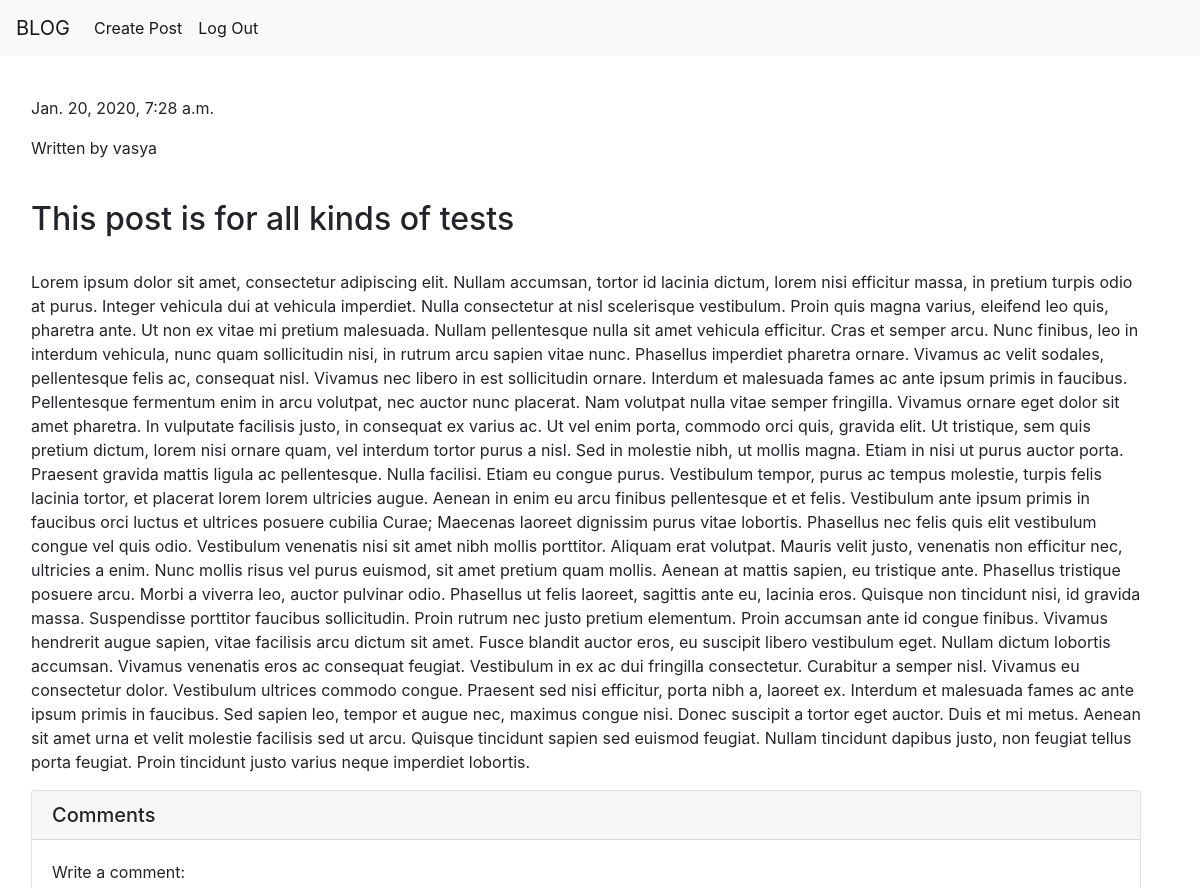
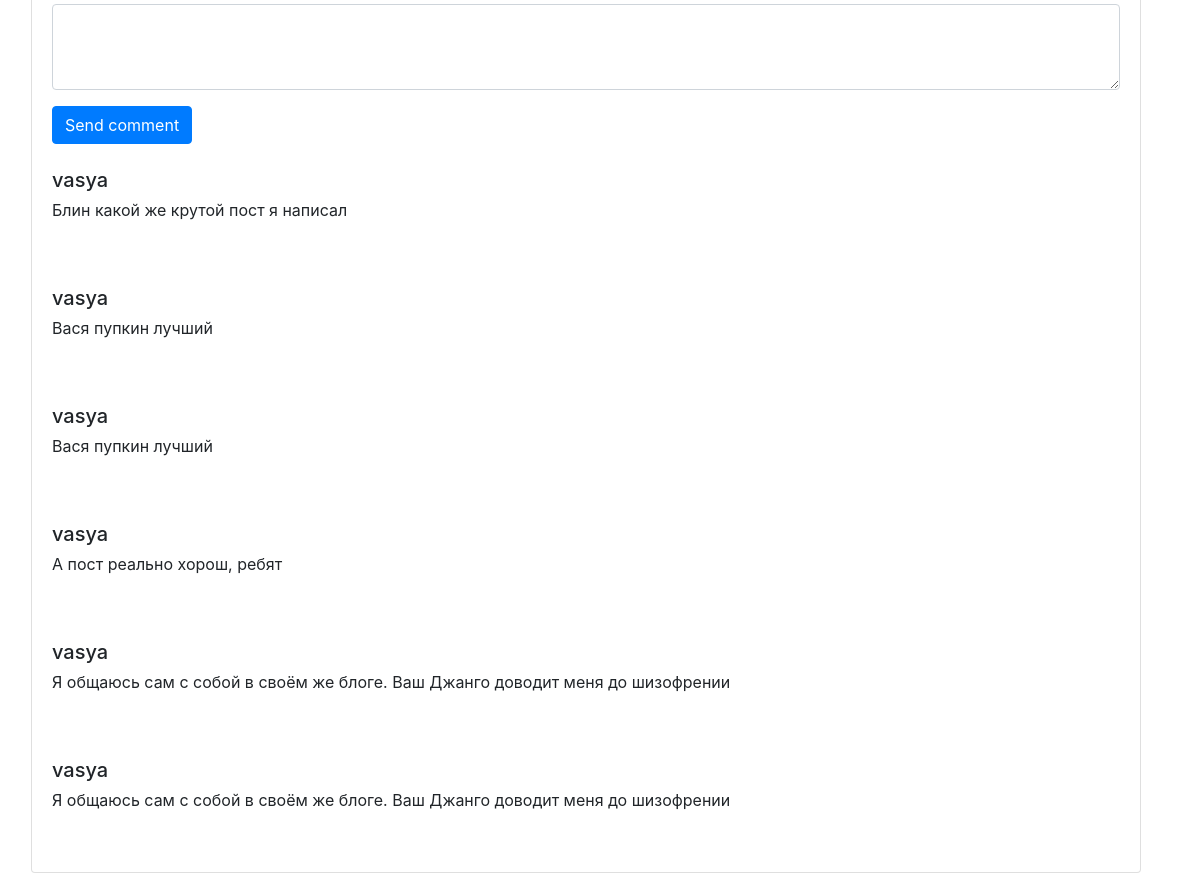
The app's page /post/1 (signed in) with its own data (2 pictures, top to bottom).
### blog_app/models.py (models this page shows)
class Post(models.Model):
    user = models.ForeignKey(User, on_delete=models.CASCADE)
    name = models.CharField(max_length=128)
    description = models.CharField(max_length=512)
    text = models.CharField(max_length=100000)
    date = models.DateTimeField(auto_now_add=True)
    likes = models.IntegerField(default=0)

class Comment(models.Model):
    user = models.ForeignKey(User, on_delete=models.CASCADE)
    text = models.CharField(max_length=512)
    post_id = models.IntegerField()

### blog_app/views.py (the view)
# urls.py: path('post/<int:post_id>', views.post_page, name='post_page'),
def post_page(request, post_id):
    try:
        context = dict()
        if request.method == 'POST':
            f = CommentForm(request.POST)
            if f.is_valid():
                user = request.user
                text = f.data['text']
                comm = Comment(text=text, user=user, post_id=post_id)
                comm.save()
                context['form'] = CommentForm()
            else:
                context['form'] = CommentForm()
        else:
            context['form'] = CommentForm()
        post = Post.objects.get(pk=post_id)
        context['post'] = post
        comments = Comment.objects.filter(post_id=post_id).order_by('user__post__date')
        context['comments'] = comments
        return render(request, 'post.html', context)
    except Post.DoesNotExist:
        raise Http404

### blog_app/forms.py
class CommentForm(forms.Form):
    text = forms.CharField(label='Write a comment', max_length=100000, required=True,
                           widget=forms.Textarea(attrs={'class': 'form-control', 'rows': 3}))

### templates/post.html (shortened to what this page needs)
{% extends "base.html" %}
{% block content %}
    <br>
    <p>{{ post.date }}</p>
    <p>Written by {{ post.user.username }}</p>
    <br>
    <h2>{{ post.description }}</h2>
    <br>
    <p>{{ post.text }}</p>
    <div class="card">
        <h5 class="card-header">Comments</h5>
        <div class="card-body">
            {% if request.user.is_authenticated %}
                <form method="POST">
                    {{ form.as_p }}
                    <input class="btn btn-primary" type="submit" value="Send comment">
                </form>
            {% else %}
                <h3> Log in to write comments</h3>
            {% endif %}
            {% for each in comments %}
                <br>
                <h5 class="card-title">{{ each.user.username }}</h5>
                <p class="card-text">{{ each.text }}</p>
                <br>
            {% endfor %}
        </div>
    </div>
{% endblock %}

### records on screen
Post: date "Jan. 20, 2020, 7:28 a.m.", user.username "vasya", description "This post is for all kinds of tests", text "Lorem ipsum dolor sit amet, consectetur adipiscing elit. Nullam accumsan, tortor id lacinia dictum, lorem nisi efficitur massa, in pretium turpis odio at purus. Integer vehicula dui at vehicula imperdiet. Nulla consectetur at nisl scelerisque vestibulum. Proin quis magna varius, eleifend leo quis, pharetra ante. Ut non ex vitae mi pretium malesuada. Nullam pellentesque nulla sit amet vehicula efficitur. Cras et semper arcu. Nunc finibus, leo in interdum vehicula, nunc quam sollicitudin nisi, in rutrum arcu sapien vitae nunc. Phasellus imperdiet pharetra ornare. Vivamus ac velit sodales, pellentesque felis ac, consequat nisl. Vivamus nec libero in est sollicitudin ornare. Interdum et…"
Comment: user.username "vasya", text "Блин какой же крутой пост я написал"
Comment: user.username "vasya", text "Вася пупкин лучший"
Comment: user.username "vasya", text "Вася пупкин лучший"
Comment: user.username "vasya", text "А пост реально хорош, ребят"
Comment: user.username "vasya", text "Я общаюсь сам с собой в своём же блоге. Ваш Джанго доводит меня до шизофрении"
Comment: user.username "vasya", text "Я общаюсь сам с собой в своём же блоге. Ваш Джанго доводит меня до шизофрении"
